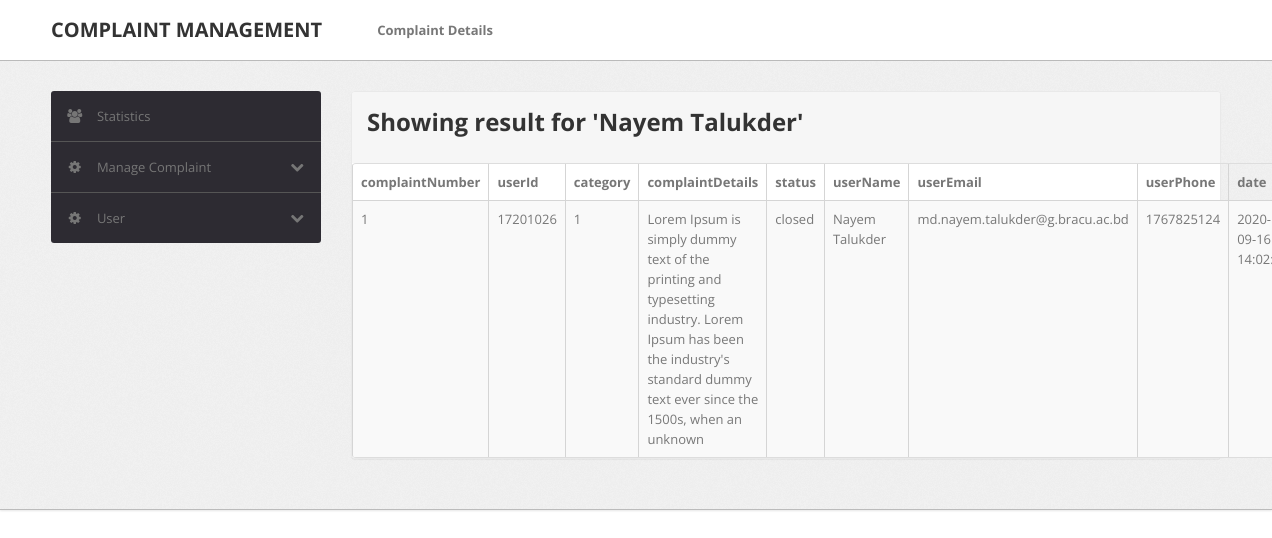
The page /ComplaintDetails/sortByUser.php?param=Nayem Talukder&user=Nayem Talukder on the database its author committed.
### tables this page shows
CREATE TABLE `tblcomplaints` (
  `complaintNumber` int(11) NOT NULL,
  `userId` int(11) NOT NULL,
  `category` int(11) NOT NULL,
  `complaintDetails` mediumtext NOT NULL,
  `status` varchar(50) DEFAULT NULL,
  `userName` varchar(255) DEFAULT NULL,
  `userEmail` varchar(255) DEFAULT NULL,
  `userPhone` int(11) DEFAULT NULL,
  `date` timestamp NOT NULL DEFAULT current_timestamp() ON UPDATE current_timestamp(),
  `year` int(4) DEFAULT NULL
);

### ComplaintDetails/sortByUser.php (the view, shortened to what this page needs)
<?php
include('config.php');
?>
<!DOCTYPE html>
<html lang="en">
<head>
	<link type="text/css" href="bootstrap/css/bootstrap.min.css" rel="stylesheet">
	<link type="text/css" href="bootstrap/css/bootstrap-responsive.min.css" rel="stylesheet">
	<link type="text/css" href="css/theme.css" rel="stylesheet">
	<link type="text/css" href="images/icons/css/font-awesome.css" rel="stylesheet">
</head>
<body>
<?php include('header.php');?>
	<div class="wrapper">
		<div class="container">
			<div class="row">
      <?php include('sidebar.php');?>
			<div class="span9">
					<div class="content">
	          <div class="module">
							<div class="module-head">
                <?php
                  $param = $_GET['param'];
                  $user = $_GET['user'];
                ?>
								<h2>Showing result for <?php echo "'".$param."'"; ?></h2>
              </div>
              <table cellpadding="0" cellspacing="0" border="0" class="table table-bordered table-striped	 display" width="100%">
									<thead>
										<tr>
											<th>complaintNumber</th>
											<th>userId</th>
											<th>category</th>
											<th>complaintDetails</th>
											<th>status</th>
											<th>userName</th>
											<th>userEmail</th>
											<th>userPhone</th>
											<th>date</th>
										</tr>
									</thead>
									<tbody>
                    <?php
                      $query=mysqli_query($bd, "select * from tblcomplaints where userName='$user' ");
                      while($row=mysqli_fetch_array($query))
                      {
                    ?>
										<tr>
											<td><?php echo htmlentities($row['complaintNumber']);?></td>
                      <td><?php echo htmlentities($row['userId']);?></td>
                      <td><?php echo htmlentities($row['category']);?></td>
                      <td><?php echo htmlentities($row['complaintDetails']);?></td>
                      <td><?php echo htmlentities($row['status']);?></td>
                      <td><?php echo htmlentities($row['userName']);?></td>
                      <td><?php echo htmlentities($row['userEmail']);?></td>
                      <td><?php echo htmlentities($row['userPhone']);?></td>
                      <td><?php echo htmlentities($row['date']);?></td>
                      </tr>
										<?php } ?>
                </table>
							</div>
						</div>
					</div>
				</div>
			</div>
		</div>
</body>

### ComplaintDetails/header.php (shortened to what this page needs)
<div class="navbar navbar-fixed-top">
		<div class="navbar-inner">
			<div class="container">
          <a class="brand" href="http://localhost/Complaint Management System/"> COMPLAINT MANAGEMENT </a>
          <div class="nav-collapse collapse navbar-inverse-collapse" >
              <ul class="nav navbar-nav">
                  <li>
                      <a href="#">Complaint Details</a>
                  </li>
              </ul>
          </div>
			</div>
		</div>
	</div>

### ComplaintDetails/sidebar.php (shortened to what this page needs)
<div class="span3">
  <div class="sidebar">
    <ul class="widget widget-menu unstyled">
      <li>
        <a href="http://localhost/Complaint Management System/ComplaintDetails/statistics.php">
          <i class="menu-icon icon-group"></i>
          Statistics
        </a>
      </li>
      <li>
								<a class="collapsed" data-toggle="collapse" href="#togglePages">
									<i class="menu-icon icon-cog"></i>
									<i class="icon-chevron-down pull-right"></i><i class="icon-chevron-up pull-right"></i>
									Manage Complaint
								</a>
              </li>
      <li>
        <a class="collapsed" data-toggle="collapse" href="#togglePagesYear">
          <i class="menu-icon icon-cog"></i>
          <i class="icon-chevron-down pull-right"></i><i class="icon-chevron-up pull-right"></i>
          User
        </a>
      </li>
    </ul>
  </div>
</div>

### ComplaintDetails/css/theme.css (style rules this page uses)
body { font-size: 13px; font-family: 'Open Sans', Arial, sans-serif; background: #fff; color: #777 }
h1, h2, h3, h4, h5, h6 { color: #333; margin-top: 0 }
h2 { font-size: 24px }
.wrapper { background: url(../images/bg.png) #eee; border-bottom: 1px solid #bbb; -webkit-box-shadow: 0 1px 2px rgba(0,0,0,0.1); -moz-box-shadow: 0 1px 2px rgba(0,0,0,0.1); box-shadow: 0 1px 2px rgba(0,0,0,0.1); padding: 30px 0 }
body [class^="icon-"], body [class*=" icon-"] { font-size: 14px; line-height: 20px; height: 20px }
.module { background: #fff; -webkit-border-radius: 3px; -moz-border-radius: 3px; border-radius: 3px; border: 1px solid #ccc; border-bottom-color: #bbb; -webkit-box-shadow: 0 0 1px rgba(0,0,0,0.2); -moz-box-shadow: 0 0 1px rgba(0,0,0,0.2); box-shadow: 0 0 1px rgba(0,0,0,0.2); margin-bottom: 30px }
.navbar { position: static!important; margin: 0!important }
.navbar .navbar-inner { background: #fff; border-bottom: 1px solid #bbb; -webkit-box-shadow: 0 1px 2px rgba(0,0,0,0.15); -moz-box-shadow: 0 1px 2px rgba(0,0,0,0.15); box-shadow: 0 1px 2px rgba(0,0,0,0.15) }
.navbar .brand { color: #333; font-weight: bold; font-size: 20px; margin-right: 20px; padding: 20px }
.navbar .nav>li>a { padding: 20px 15px; font-weight: bold; color: #777 }
.table { margin-bottom: 0 }
.table th, .table td { border-color: #d5d5d5!important }
.table-bordered thead:first-child tr:first-child>th:first-child, .table-bordered tbody:first-child tr:first-child>td:first-child { -webkit-border-top-left-radius: 2px; -moz-border-radius-topleft: 2px; border-top-left-radius: 2px }
.table-bordered thead:first-child tr:first-child>th:last-child, .table-bordered tbody:first-child tr:first-child>td:last-child { -webkit-border-top-right-radius: 2px; -moz-border-radius-topright: 2px; border-top-right-radius: 2px }
.table-bordered thead:last-child tr:last-child>th:first-child, .table-bordered tbody:last-child tr:last-child>td:first-child, .table-bordered tfoot:last-child tr:last-child>td:first-child { -webkit-border-bottom-left-radius: 2px; -moz-border-radius-bottomleft: 2px; border-bottom-left-radius: 2px }
.table-bordered thead:last-child tr:last-child>th:last-child, .table-bordered tbody:last-child tr:last-child>td:last-child, .table-bordered tfoot:last-child tr:last-child>td:last-child { -webkit-border-bottom-right-radius: 2px; -moz-border-radius-bottomright: 2px; border-bottom-right-radius: 2px }
.widget-menu { background: #fff; -webkit-border-radius: 3px; -moz-border-radius: 3px; border-radius: 3px; overflow: hidden }
.widget-menu a { color: #555; display: block; line-height: 20px; padding: 15px; text-decoration: none!important }
.widget-menu .menu-icon { margin-right: 10px; color: #767676; -webkit-transition: all .2s ease-in-out; -moz-transition: all .2s ease-in-out; transition: all .2s ease-in-out; }
.widget-menu>li+li { border-top: 1px solid #555 }
.widget-menu>li>a { background-color: #2d2b32; color: #767676; -webkit-transition: all .2s ease-in-out; -moz-transition: all .2s ease-in-out; transition: all .2s ease-in-out; }
.widget-menu>li>a .icon-chevron-down { display: none }
.widget-menu>li>a.collapsed .icon-chevron-down { display: block }
.module { box-shadow: 0 0 3px rgba(0,0,0,.1); border-color: #e9e9e9; margin-bottom: 20px; background-color: #fff; border-radius: 4px; -webkit-box-shadow: 0 1px 1px rgba(0,0,0,.05); box-shadow: 0 1px 1px rgba(0,0,0,.05); }
.module-head { color: #767676; background-color: #f6f6f6; border-color: #e9e9e9; padding: 10px 15px; border-bottom: 1px solid transparent; border-top-right-radius: 3px; border-top-left-radius: 3px; }

### rows shown on the page
tblcomplaints: complaintNumber "1", userId "17201026", category "1", complaintDetails "Lorem Ipsum is simply dummy text of the printing and typesetting industry. Lorem Ipsum has been the industry's standard dummy text ever since the 1500s, when an unknown", status "closed", userName "Nayem Talukder", userEmail "md.nayem.talukder@g.bracu.ac.bd", userPhone "1767825124", date "2020-09-16…"

### other values the page prints
$param "Nayem Talukder"
